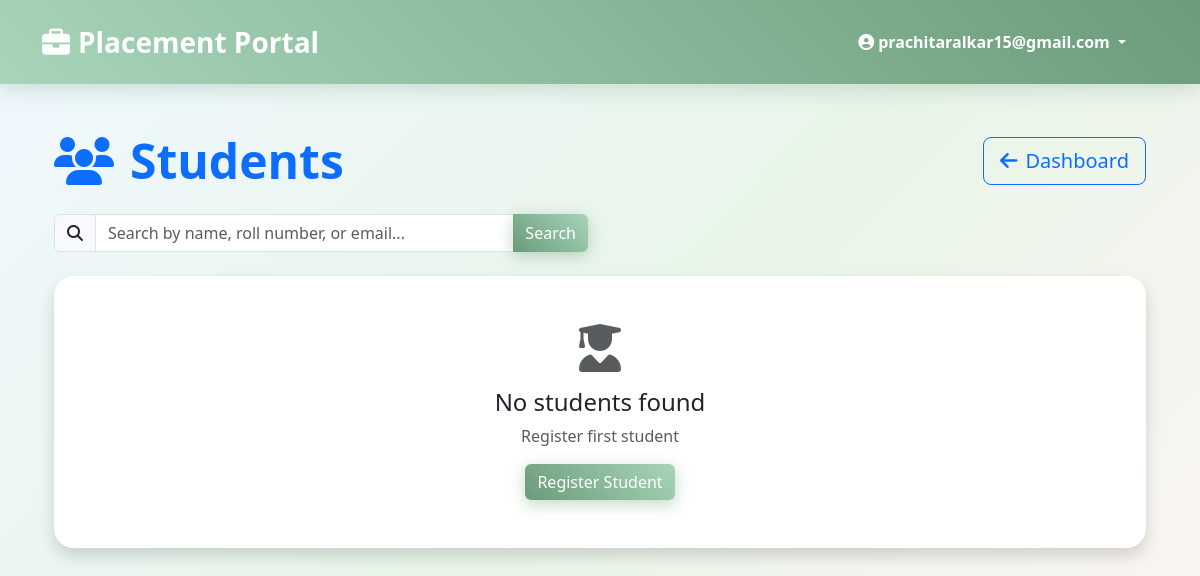
Page /admin/students (signed in) on the earlier database version.
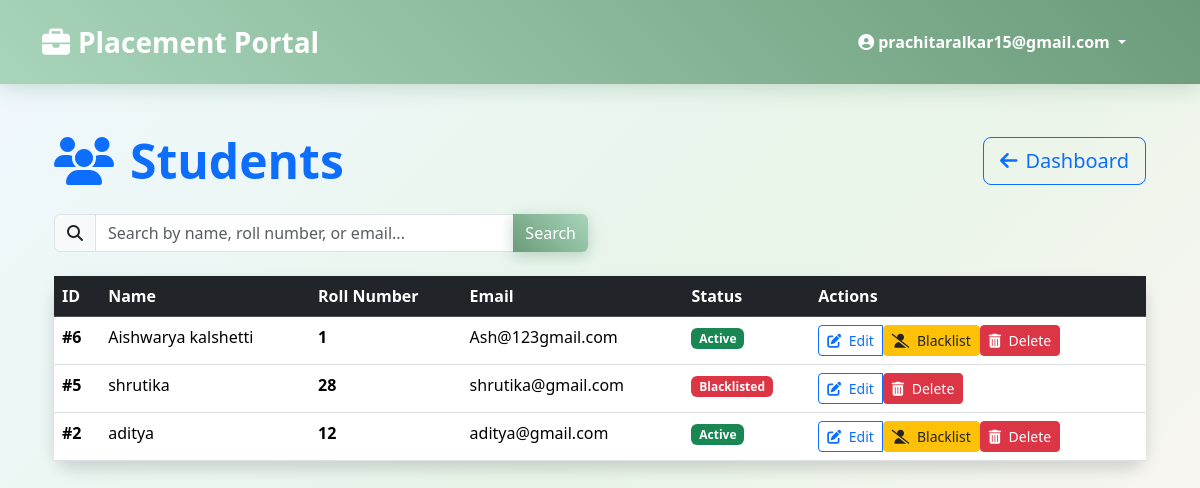
Same page on the later database version.
### tables this page shows
CREATE TABLE users (
    id INTEGER PRIMARY KEY AUTOINCREMENT,
    email TEXT UNIQUE NOT NULL,
    password_hash TEXT NOT NULL,
    role TEXT NOT NULL,          -- 'admin', 'student', 'company'
    is_active INTEGER NOT NULL DEFAULT 1,
    created_at TIMESTAMP DEFAULT CURRENT_TIMESTAMP
);

CREATE TABLE students (
    id INTEGER PRIMARY KEY,      -- also FK to users.id
    full_name TEXT NOT NULL,
    roll_number TEXT UNIQUE NOT NULL,
    department TEXT,
    year INTEGER,
    cgpa REAL,
    phone TEXT,
    resume_path TEXT, skills TEXT,
    FOREIGN KEY (id) REFERENCES users (id)
);

### app.py (the view)
@app.route('/admin/students')
@login_required
def vidyarthi_list():
    if current_user.role != 'admin':
        return redirect(url_for('login_user'))
    search = request.args.get('search', '')
    db = get_database()
    query = """
        SELECT s.*, u.email, u.is_active
        FROM students s
        JOIN users u ON s.id = u.id
        WHERE 1=1
    """
    params = []
    if search:
        query += " AND (s.full_name LIKE ? OR s.roll_number LIKE ? OR u.email LIKE ?)"
        params.extend([f'%{search}%', f'%{search}%', f'%{search}%'])
    query += " ORDER BY s.id DESC"
    students = db.execute(query, params).fetchall()
    return render_template('admin/students.html', students=students, search=search)

### app.py (called while the page is built)
@login_user_manager.user_loader
def get_user_by_id(user_id):
    db = get_database()
    user = db.execute('SELECT * FROM users WHERE id = ?', (user_id,)).fetchone()
    if user:
        return User(user['id'], user['email'], user['role'], user['is_active'] == 1)
    return None

def get_database():
    if 'db' not in g:
        g.db = sqlite3.connect(app.config['DATABASE'])
        g.db.row_factory = sqlite3.Row
    return g.db

@app.teardown_appcontext
def close_database(e=None):
    db = g.pop('db', None)
    if db is not None:
        db.close()

    @property
    def is_active(self):
        return self._is_active

### templates/admin/students.html (shortened to what this page needs)
{% extends "base.html" %}
{% block content %}
<div class="container-fluid">
    <div class="row">
        <div class="col-12">
            <div class="d-flex justify-content-between align-items-center mb-4">
                <h1 class="display-5 fw-bold text-primary mb-0">
                    <i class="fas fa-users me-3"></i>Students
                </h1>
                <a href="{{ url_for('admin_home') }}" class="btn btn-outline-primary btn-lg">
                    <i class="fas fa-arrow-left me-2"></i>Dashboard
                </a>
            </div>
        </div>
    </div>
    <div class="row mb-4">
        <div class="col-md-6">
            <form method="GET">
                <div class="input-group">
                    <span class="input-group-text"><i class="fas fa-search"></i></span>
                    <input type="text" name="search" class="form-control" value="{{ search }}"
                           placeholder="Search by name, roll number, or email...">
                    <button class="btn btn-primary" type="submit">Search</button>
                </div>
            </form>
        </div>
    </div>
    <div class="card shadow">
        <div class="card-body p-0">
            {% if students %}
            <div class="table-responsive">
                <table class="table table-hover mb-0">
                    <thead class="table-dark">
                        <tr>
                            <th>ID</th>
                            <th>Name</th>
                            <th>Roll Number</th>
                            <th>Email</th>
                            <th>Status</th>
                            <th>Actions</th>
                        </tr>
                    </thead>
                    <tbody>
                        {% for student in students %}
                        <tr>
                            <td><strong>#{{ student.id }}</strong></td>
                            <td>{{ student.full_name }}</td>
                            <td><strong>{{ student.roll_number }}</strong></td>
                            <td>{{ student.email }}</td>
                            <td>
                                {% if student.is_active %}
                                    <span class="badge bg-success">Active</span>
                                {% else %}
                                    <span class="badge bg-danger">Blacklisted</span>
                                {% endif %}
                            </td>
                            <td>
                                <div class="btn-group btn-group-sm">
                                    <a href="{{ url_for('edit_student', student_id=student.id) }}" class="btn btn-outline-primary btn-sm">
                                        <i class="fas fa-edit me-1"></i> Edit
                                    </a>
                                    {% if student.is_active %}
                                    <form method="POST" action="{{ url_for('vidhyarthi_nikalo', student_id=student.id) }}"
                                          class="d-inline" onsubmit="return confirm('Blacklist {{ student.full_name }}? This will disable login access.')">
                                        <button type="submit" class="btn btn-warning btn-sm text-dark">
                                            <i class="fas fa-user-slash me-1"></i> Blacklist
                                        </button>
                                    </form>
                                    {% endif %}
                                    <form method="POST" action="{{ url_for('delete_student', student_id=student.id) }}"
                                          class="d-inline" onsubmit="return confirm('Delete {{ student.full_name }} permanently? This cannot be undone.')">
                                        <button type="submit" class="btn btn-danger btn-sm">
                                            <i class="fas fa-trash-alt me-1"></i> Delete
                                        </button>
                                    </form>
                                </div>
                            </td>
                        </tr>
                        {% endfor %}
                    </tbody>
                </table>
            </div>
            {% else %}
            <div class="text-center py-5">
                <i class="fas fa-user-graduate fa-3x text-muted mb-3"></i>
                <h4>No students found</h4>
                <p class="text-muted">{{ search and 'Try different search term' or 'Register first student' }}</p>
                <a href="{{ url_for('reg_stud') }}" class="btn btn-primary">Register Student</a>
            </div>
            {% endif %}
        </div>
    </div>
</div>
{% endblock %}

### templates/base.html (shortened to what this page needs)
<!DOCTYPE html>
<html lang="en">
<head>
    <link href="https://cdn.jsdelivr.net/npm/bootstrap@5.3.2/dist/css/bootstrap.min.css" rel="stylesheet">
    <link href="https://cdnjs.cloudflare.com/ajax/libs/font-awesome/6.4.0/css/all.min.css" rel="stylesheet">
</head>
<body>
    <nav class="navbar navbar-expand-lg navbar-dark py-3">
        <div class="container">
            <a class="navbar-brand fw-bold fs-3" href="{{ url_for('home') }}">
                <i class="fas fa-briefcase me-2"></i>Placement Portal
            </a>
            <div class="navbar-nav ms-auto align-items-center">
                {% if current_user.is_authenticated %}
                    <div class="nav-item dropdown">
                        <a class="nav-link dropdown-toggle text-white fw-semibold px-3 py-2 rounded-pill me-3" href="#" role="button" data-bs-toggle="dropdown">
                            <i class="fas fa-user-circle me-1"></i>{{ current_user.email }}
                        </a>
                    </div>
                {% else %}
                    <a href="{{ url_for('login_user') }}" class="btn btn-outline-light btn-sm px-4 rounded-pill">
                        <i class="fas fa-sign-in-alt me-2"></i>login_user
                    </a>
                {% endif %}
            </div>
        </div>
    </nav>
    <div class="container my-5">
        {% block content %}{% endblock %}
    </div>
</body>
</html>

### templates/base.html (style rules this page uses)
:root { --pastel-bg: linear-gradient(135deg, #f0f8ff 0%, #e8f5e8 50%, #fff5f5 100%); --primary-pastel: #a8d5ba; --primary-dark: #6b9b7a; --secondary-pastel: #ffd5c2; --secondary-dark: #f4a88a; --accent-pastel: #c2d6ff; --accent-dark: #8aa8e6; --success-pastel: #d4f4dd; --danger-pastel: #ffd4d4; }
body { background: var(--pastel-bg); min-height: 100vh; font-family: 'Segoe UI', Tahoma, Geneva, Verdana, sans-serif; }
.navbar { background: linear-gradient(45deg, var(--primary-pastel), var(--primary-dark)) !important; box-shadow: 0 4px 20px rgba(107,155,122,0.3); -webkit-backdrop-filter: blur(10px); backdrop-filter: blur(10px); }
.btn-primary { background: linear-gradient(45deg, var(--primary-dark), var(--primary-pastel)); border: none; transition: all 0.3s ease; box-shadow: 0 4px 15px rgba(107,155,122,0.4); }
.card { border: none; border-radius: 20px; box-shadow: 0 10px 40px rgba(0,0,0,0.1); transition: all 0.3s ease; background: rgba(255,255,255,0.95); -webkit-backdrop-filter: blur(10px); backdrop-filter: blur(10px); }

Differences in the rows shown:
added students: id "6", full_name "Aishwarya kalshetti", roll_number "1", email "Ash@123gmail.com", shows "Active"
added students: id "5", full_name "shrutika", roll_number "28", email "shrutika@gmail.com", shows "Blacklisted"
added students: id "2", full_name "aditya", roll_number "12", email "aditya@gmail.com", shows "Active"
Other differences:
{{ search and 'Try different search term' or 'Register first student' }}: "Register first student" → (not shown)
text no longer shown: "No students found Register Student"
text now shown: "ID Name Roll Number Email Status Actions"
